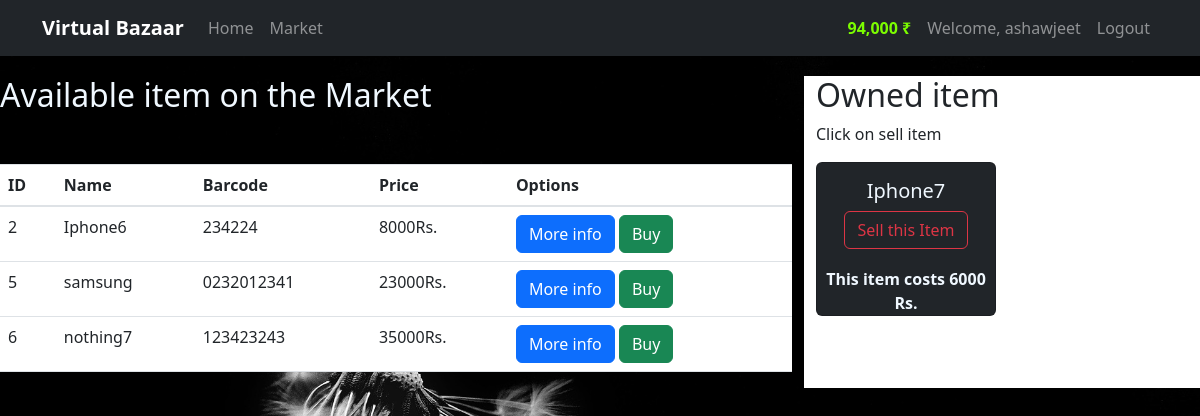
The app's page /market (signed in) with its own data.
### market/module.py (models this page shows, shortened)
class User(db1.Model,UserMixin):
    id = db1.Column(db1.Integer(),primary_key = True)
    username = db1.Column(db1.String(30),nullable=False,unique = True)
    email_address = db1.Column(db1.String(50),nullable = False,unique =True)
    password_hash = db1.Column(db1.String(60),nullable = False)
    budget = db1.Column(db1.Integer(),nullable = False,default = 100000)
    item = db1.relationship ('Item',backref='owned_user',lazy = True)
    @property
    def prettier_budget(self):
        if len(str(self.budget))>=4:
               return f'{str(self.budget)[:-3]},{str(self.budget)[-3:]} ₹'
        else:
            return f'{self.budget} ₹'
    @property
    def password(self):
        return self.password

class Item(db1.Model,UserMixin):
    id = db1.Column(db1.Integer(),primary_key = True)
    name = db1.Column(db1.String(length=30),nullable = False, unique = True)
    price = db1.Column(db1.Integer(),nullable = False)
    barcode =  db1.Column(db1.String(length=15),nullable = False, unique = True)
    description =  db1.Column(db1.String(length=1024),nullable = False, unique = True)
    owner = db1.Column(db1.Integer(),db1.ForeignKey('user.id'))

### market/route.py (the view, shortened to what this page needs)
@app.route('/market', methods = ['GET','POST'])
@login_required
def Market_page():
    buyform = BuyForm()
    selling_form = SellForm()
    if request.method == "GET":
     items=Item.query.filter_by(owner = None )
     owned_items = Item.query.filter_by(owner =current_user.id )
     return render_template('index.html',items=items,buyform = buyform,owned_items= owned_items,selling_form=selling_form)

### market/__init__.py (called while the page is built)
@login_manager.user_loader
def load_user(user_id):
    return User.query.get(str(user_id))

### market/templates/index.html (shortened to what this page needs)
{% extends 'base.html' %}
{% block content %}
<div class="row " style="margin-top: 20px;">
    <div class="col-8">
        <h2 style="color: aliceblue;" >Available item on the Market</h2>
        <table class="table table-hover table-white custom-margin" >
            <thead>
               <tr>
                   <th scope="col">ID</th>
                   <th scope="col">Name</th>
                   <th scope="col">Barcode</th>
                   <th scope="col">Price</th>
                   <th scope="col">Options</th>
               </tr>
            </thead>
            <tbody>
               {% for item in items %}
               <tr>
                   <td>{{ item.id }}</td>
                   <td>{{ item.name }}</td>
                   <td>{{ item.barcode }}</td>
                   <td>{{ item.price }}Rs.</td>
                   <td><button type="button" class="btn btn-primary" data-toggle="modal" data-target="#Modal-moreInfo-{{item.id}}">
                    More info
                  </button>
                       <button class="btn btn-outline btn-success "  data-toggle="modal" data-target="#Modal-purchaseConfirm-{{item.id}}"> Buy</button>
                   </td>
               </tr>
               {% endfor %}
            </tbody>
           </table>
    </div>
    <div class="col-4" style="background-color:white;">
        <h2 >Owned item</h2>
        <p>Click on sell item </p>
        <div class="row">
            {% for owned_item in owned_items %}
            <div class="col-md-6">
                <div class="card text-center bg-dark"style="margin-bottom:5px">
                <div class="card-body">
                    <h5 class="card-title"style="color: aliceblue;" >{{owned_item.name}}</h5>
                    <button type="button" class="btn btn-outline-danger" style="margin-bottom: 2px;"
                     data-toggle="modal" data-target="#Modal-sellingConfirm-{{owned_item.id}}">Sell this Item</button>
                </div>
                <p class="card-text" style="color: aliceblue;"  ><strong>This item costs {{owned_item.price}} Rs. </strong></p>
                </div>
            </div>
            {% endfor %}
        </div>
    </div>
</div>
{% endblock %}

### market/templates/base.html (shortened to what this page needs)
<!DOCTYPE html>
<html lang="en">
<head>
  <link rel="stylesheet" href="https://stackpath.bootstrapcdn.com/bootstrap/4.5.2/css/bootstrap.min.css">
  <link rel="stylesheet" href="https://cdn.jsdelivr.net/npm/bootstrap@5.3.0/dist/css/bootstrap.min.css">
</head>
<body class="bg-black" >
  <nav class="navbar navbar-expand-lg navbar-dark bg-dark ">
    <div class="container">
      <a class="navbar-brand logo" href="{{url_for('home_page')}}">Virtual Bazaar</a>
      <div class="collapse navbar-collapse" id="navbarNav">
        <ul class="navbar-nav">
          <li class="nav-item">
            <a class="nav-link" href="{{url_for('home_page')}}">Home</a>
          </li>
          <li class="nav-item">
            <a class="nav-link" href="{{url_for('Market_page')}}">Market</a>
          </li>
        </ul>
      </div>
      {% if current_user.is_authenticated %}
      <ul class="navbar-nav">
        <li class="new-item">
          <a  class="nav-link" style="color: lawngreen; font-weight: bold;">
            {{current_user.prettier_budget}}
          </a>
        </li>
      </ul>
      <ul class="navbar-nav">
        <li class="new-item">
          <a  class="nav-link">Welcome, {{current_user.username}}</a>
        </li>
      </ul>
      <ul class="navbar-nav">
        <li class="new-item">
          <a href="{{url_for('logout_page')}}" class="nav-link">Logout</a>
        </li>
      </ul>
      {% else %}
      <div class="nav-buttons">
        <a href="{{url_for('login_page')}}" class="btn btn-secondary">Login</a>
        <a href="{{url_for('register_page')}}" class="btn btn-primary">Signup</a>
      </div>
      {% endif %}
    </div>
  </nav>
 {% block content %}
  {% endblock %}
</body>
</html

### records on screen
User: prettier_budget "94,000 ₹", username "ashawjeet"
Item: id "2", name "Iphone6", barcode "234224", price "8000"
Item: id "5", name "samsung", barcode "0232012341", price "23000"
Item: id "6", name "nothing7", barcode "123423243", price "35000"
Item: name "Iphone7", price "6000"
